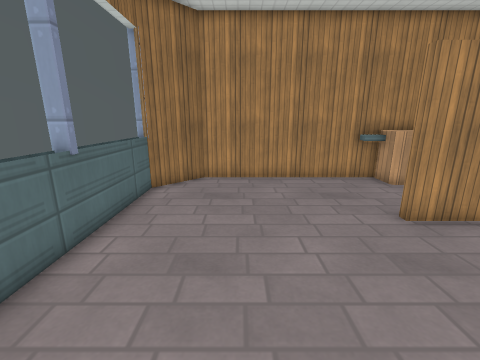
view 1 (above)

14 first-person views from a walk through a 3-D level made in the Godot game engine. The camera is 1.5 m above the floor, tilts 14° down and sees 90° across. The floor is counted in squares, 0.5 m on a side. Each view is taken from the middle of a square. On the plan, view 1 faces up. The plan holds only what a view shows up to about 19 squares ahead; the rest is blank. Surface patterns are stand-ins for the level's own textures.

view 2
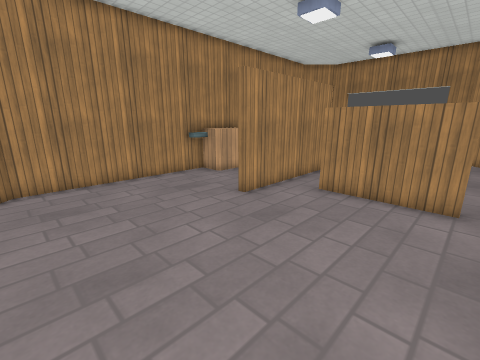

view 3
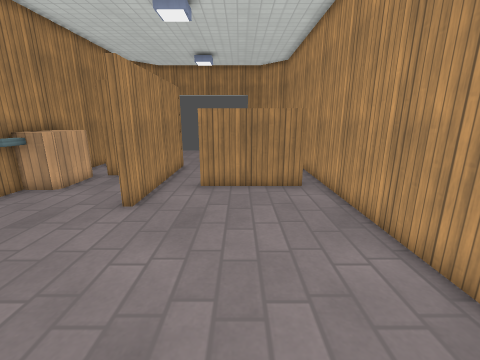

view 4
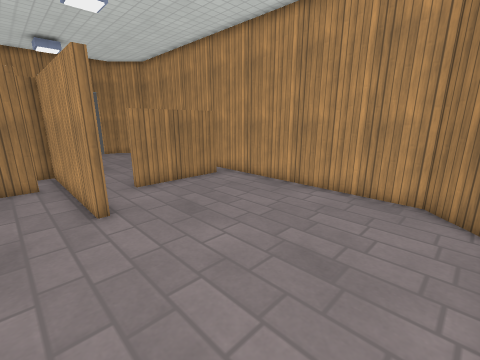

view 5
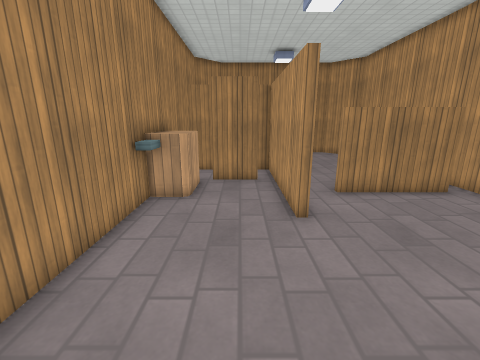

view 6
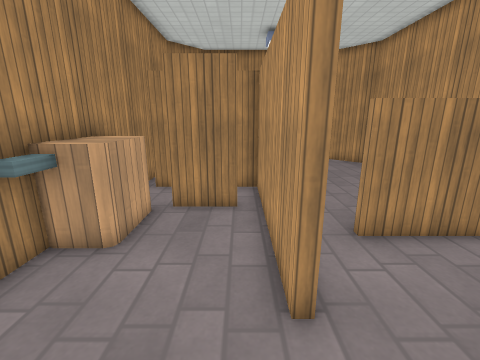

view 7
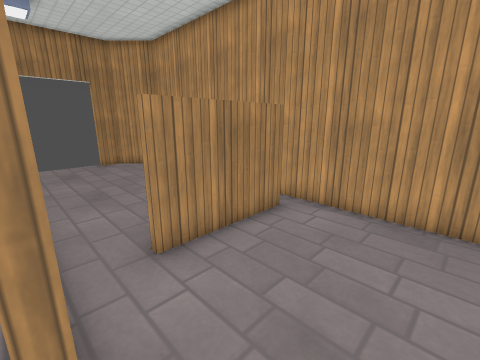

view 8
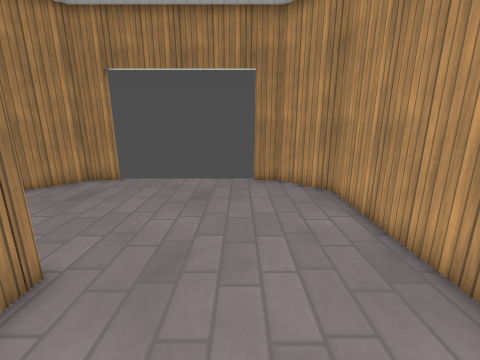

view 9
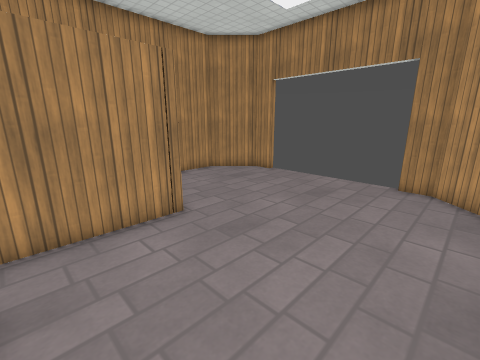

view 10
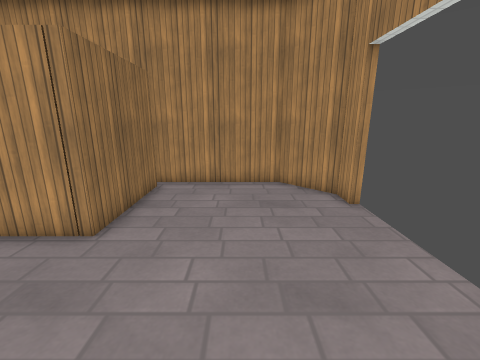

view 11
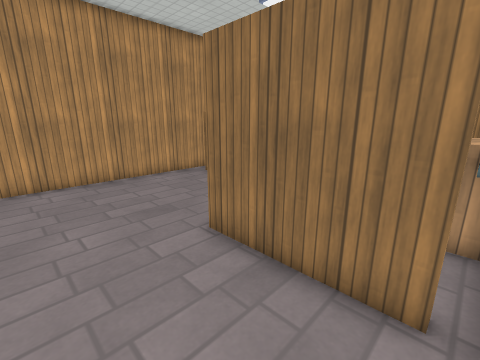

view 12
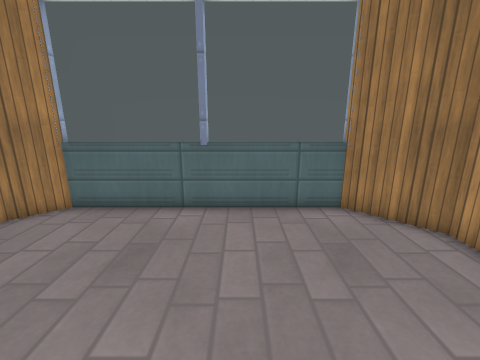

view 13
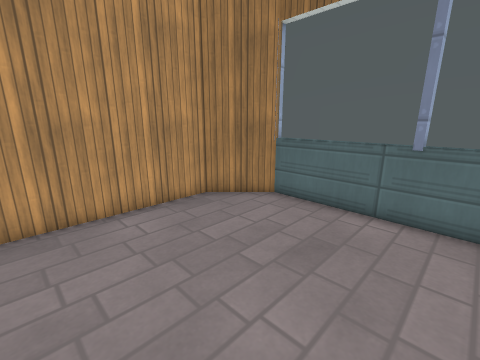

view 14
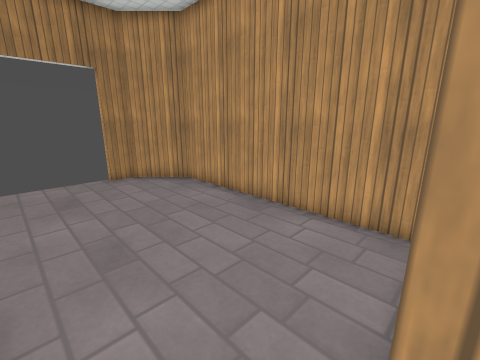

### Floor plan
Ten units are one square. View 1 is at (0, 0); x grows to the right and y downward. Boxes are objects, and circles mark ways between rooms. Rooms are numbered by the first view taken in them; rooms with no view inside come last. Other rooms are left out.
<svg viewBox="-49 -131 269 146">
<path fill="none" stroke="#000" d="M76 -68 51 -68 51 -72 100 -72M101 -80 101 -105M-44 -57 -44 -10M79 0 79 -48M-44 -106 -44 -59M105 -126 -20 -126 -40 -106 -40 -10 -19 10 81 10M79 -48 82 -48M131 -119 131 -68 76 -68M215 -94 210 -94 210 -106 190 -126 130 -126M81 10 190 10 210 -10 210 -22 215 -22M127 -106 127 -119M100 -72 127 -72 127 -81M130 -126 105 -126"/>
<rect x="55" y="-125" width="10" height="10" fill="#bbb"><title>other object</title></rect>
<rect x="65" y="-125" width="40" height="20" fill="#bbb"><title>cabinet</title></rect>
<rect x="105" y="-125" width="10" height="10" fill="#bbb"><title>other object</title></rect>
<circle cx="80" cy="-55" r="3" fill="#2a7"/>
<circle cx="80" cy="0" r="3" fill="#2a7"/>
<circle cx="100" cy="-80" r="3" fill="#2a7"/>
<circle cx="130" cy="-120" r="3" fill="#2a7"/>
<text x="30" y="-60">1</text>
<text x="150" y="-50">2</text>
<text x="110" y="-100">3</text>
</svg>
Room 1 opens to room 2. Room 1 opens to room 3. Room 2 opens to room 3.

Where each view was taken, in squares from view 1:
view 1: 0 up, 0 right, facing up
view 2: 0 up, 2 left, facing up-right
view 3: 3 up, 3 left, facing right
view 4: 9 up, 3 left, facing down-right
view 5: 9 up, 2 left, facing right
view 6: 8 up, 2 right, facing right
view 7: 7 up, 3 right, facing down-right
view 8: 3 up, 9 right, facing right
view 9: 0 up, 9 right, facing up-right
view 10: 1 up, 17 right, facing up
view 11: 12 up, 17 right, facing down-left
view 12: 7 up, 4 right, facing left
view 13: 7 up, 4 right, facing down-left
view 14: 6 up, 8 right, facing down-right
